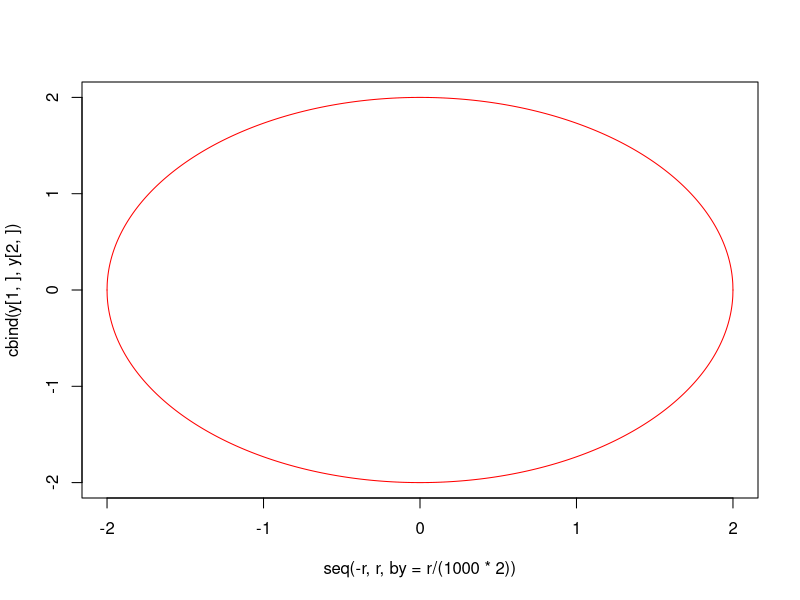

The R source for this figure:
# radius
r = 2

# Posição no eixo x
i = 0

# Posição no eixo y
j = 0

# Plot
y <- matrix(nrow=2, ncol=2*r*1000+1)

funpos = function(x, i, j){
  y <- j + sqrt(r^2 - (x-i)^2)
  return(y)
}

funneg = function(x, i, j){
  y <- j - sqrt(r^2 - (x-i)^2)
  return(y)
}

for(f in (-r*1000):(r*1000)){
  k <- f/1000
  y[,f+r*1000 + 1] <- c(funpos(k, i, j), funneg(k, i, j))
}


# Plot
matplot(seq(-r, r, by=r/(1000*2)), cbind(y[1,],y[2,]),type="l",col=c("red","red"),lty=c(1,1))
